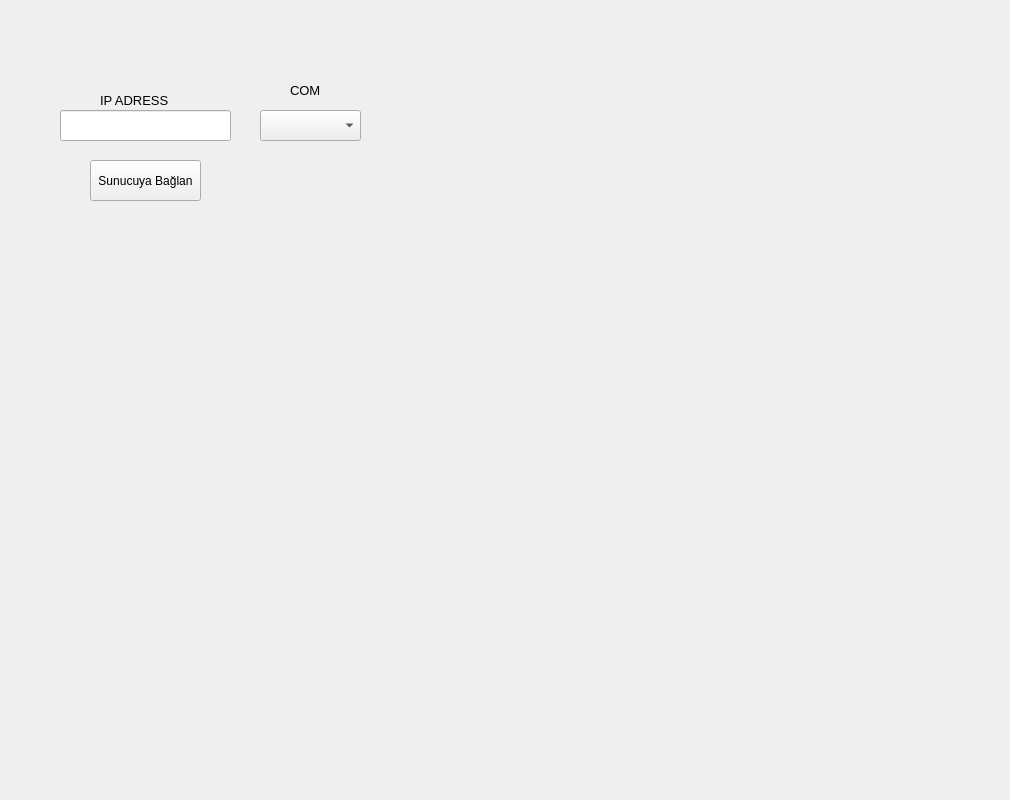
         <widget class="QWidget" name="page_3">
          <widget class="QWidget" name="widget_6" native="true">
           <property name="geometry">
            <rect>
             <x>0</x>
             <y>10</y>
             <width>1001</width>
             <height>781</height>
            </rect>
           </property>
           <widget class="QPushButton" name="pushButton_15">
            <property name="geometry">
             <rect>
              <x>90</x>
              <y>150</y>
              <width>111</width>
              <height>41</height>
             </rect>
            </property>
            <property name="text">
             <string>Sunucuya Bağlan</string>
            </property>
           </widget>
           <widget class="QLineEdit" name="lineEdit">
            <property name="geometry">
             <rect>
              <x>60</x>
              <y>100</y>
              <width>171</width>
              <height>31</height>
             </rect>
            </property>
           </widget>
           <widget class="QComboBox" name="comboBox_4">
            <property name="geometry">
             <rect>
              <x>260</x>
              <y>100</y>
              <width>101</width>
              <height>31</height>
             </rect>
            </property>
           </widget>
           <widget class="QLabel" name="label_5">
            <property name="geometry">
             <rect>
              <x>100</x>
              <y>80</y>
              <width>101</width>
              <height>20</height>
             </rect>
            </property>
            <property name="font">
             <font>
              <pointsize>10</pointsize>
             </font>
            </property>
            <property name="text">
             <string>IP ADRESS</string>
            </property>
           </widget>
           <widget class="QLabel" name="label_14">
            <property name="geometry">
             <rect>
              <x>290</x>
              <y>70</y>
              <width>41</width>
              <height>20</height>
             </rect>
            </property>
            <property name="font">
             <font>
              <pointsize>10</pointsize>
             </font>
            </property>
            <property name="text">
             <string>COM</string>
            </property>
           </widget>
          </widget>
         </widget>
